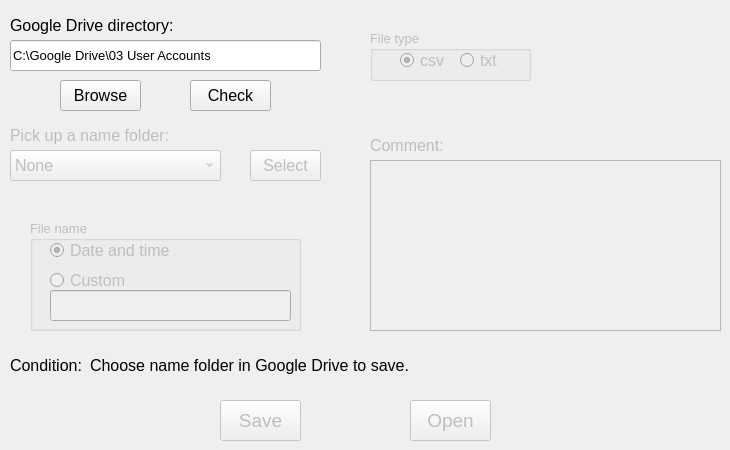
                <widget class="QWidget" name="tab_22">
                 <attribute name="title">
                  <string>Google Drive</string>
                 </attribute>
                 <widget class="QLabel" name="label_24">
                  <property name="geometry">
                   <rect>
                    <x>10</x>
                    <y>10</y>
                    <width>181</width>
                    <height>31</height>
                   </rect>
                  </property>
                  <property name="font">
                   <font>
                    <pointsize>12</pointsize>
                   </font>
                  </property>
                  <property name="text">
                   <string>Google Drive directory:</string>
                  </property>
                 </widget>
                 <widget class="QLineEdit" name="lineEditK2_GoogleDrive_G">
                  <property name="geometry">
                   <rect>
                    <x>10</x>
                    <y>40</y>
                    <width>311</width>
                    <height>31</height>
                   </rect>
                  </property>
                  <property name="font">
                   <font>
                    <pointsize>10</pointsize>
                   </font>
                  </property>
                  <property name="text">
                   <string>C:\Google Drive\03 User Accounts</string>
                  </property>
                 </widget>
                 <widget class="QPushButton" name="pushButtonK2_browse_save_G">
                  <property name="geometry">
                   <rect>
                    <x>60</x>
                    <y>80</y>
                    <width>81</width>
                    <height>31</height>
                   </rect>
                  </property>
                  <property name="font">
                   <font>
                    <pointsize>12</pointsize>
                   </font>
                  </property>
                  <property name="text">
                   <string>Browse</string>
                  </property>
                 </widget>
                 <widget class="QPushButton" name="pushButtonK2_check_G">
                  <property name="geometry">
                   <rect>
                    <x>190</x>
                    <y>80</y>
                    <width>81</width>
                    <height>31</height>
                   </rect>
                  </property>
                  <property name="font">
                   <font>
                    <pointsize>12</pointsize>
                   </font>
                  </property>
                  <property name="text">
                   <string>Check</string>
                  </property>
                 </widget>
                 <widget class="QLabel" name="labelK2_namefolder_G">
                  <property name="enabled">
                   <bool>false</bool>
                  </property>
                  <property name="geometry">
                   <rect>
                    <x>10</x>
                    <y>120</y>
                    <width>181</width>
                    <height>31</height>
                   </rect>
                  </property>
                  <property name="font">
                   <font>
                    <pointsize>12</pointsize>
                   </font>
                  </property>
                  <property name="text">
                   <string>Pick up a name folder:</string>
                  </property>
                 </widget>
                 <widget class="QComboBox" name="comboBoxK2_Name_Folder_G">
                  <property name="enabled">
                   <bool>false</bool>
                  </property>
                  <property name="geometry">
                   <rect>
                    <x>10</x>
                    <y>150</y>
                    <width>211</width>
                    <height>31</height>
                   </rect>
                  </property>
                  <property name="font">
                   <font>
                    <pointsize>12</pointsize>
                   </font>
                  </property>
                  <item>
                   <property name="text">
                    <string>None</string>
                   </property>
                  </item>
                  <item>
                   <property name="text">
                    <string>Horimbere</string>
                   </property>
                  </item>
                  <item>
                   <property name="text">
                    <string>Sell</string>
                   </property>
                  </item>
                  <item>
                   <property name="text">
                    <string>Snyder</string>
                   </property>
                  </item>
                  <item>
                   <property name="text">
                    <string>Tran</string>
                   </property>
                  </item>
                  <item>
                   <property name="text">
                    <string>Vannucci</string>
                   </property>
                  </item>
                  <item>
                   <property name="text">
                    <string>Wang</string>
                   </property>
                  </item>
                  <item>
                   <property name="text">
                    <string>Williams</string>
                   </property>
                  </item>
                 </widget>
                 <widget class="QPushButton" name="pushButtonK2_Select_Directory_G">
                  <property name="enabled">
                   <bool>false</bool>
                  </property>
                  <property name="geometry">
                   <rect>
                    <x>250</x>
                    <y>150</y>
                    <width>71</width>
                    <height>31</height>
                   </rect>
                  </property>
                  <property name="font">
                   <font>
                    <pointsize>12</pointsize>
                   </font>
                  </property>
                  <property name="text">
                   <string>Select</string>
                  </property>
                 </widget>
                 <widget class="QGroupBox" name="groupBoxK2_File_Type_G">
                  <property name="enabled">
                   <bool>false</bool>
                  </property>
                  <property name="geometry">
                   <rect>
                    <x>370</x>
                    <y>30</y>
                    <width>161</width>
                    <height>51</height>
                   </rect>
                  </property>
                  <property name="font">
                   <font>
                    <pointsize>10</pointsize>
                   </font>
                  </property>
                  <property name="title">
                   <string>File type</string>
                  </property>
                  <widget class="QRadioButton" name="radioButtonK2_csv_G">
                   <property name="geometry">
                    <rect>
                     <x>30</x>
                     <y>20</y>
                     <width>61</width>
                     <height>21</height>
                    </rect>
                   </property>
                   <property name="font">
                    <font>
                     <pointsize>12</pointsize>
                    </font>
                   </property>
                   <property name="acceptDrops">
                    <bool>false</bool>
                   </property>
                   <property name="autoFillBackground">
                    <bool>false</bool>
                   </property>
                   <property name="text">
                    <string>csv</string>
                   </property>
                   <property name="checked">
                    <bool>true</bool>
                   </property>
                  </widget>
                  <widget class="QRadioButton" name="radioButtonK2_txt_G">
                   <property name="geometry">
                    <rect>
                     <x>90</x>
                     <y>20</y>
                     <width>61</width>
                     <height>21</height>
                    </rect>
                   </property>
                   <property name="font">
                    <font>
                     <pointsize>12</pointsize>
                    </font>
                   </property>
                   <property name="text">
                    <string>txt</string>
                   </property>
                  </widget>
                 </widget>
                 <widget class="QGroupBox" name="groupBoxK2_Filename_G">
                  <property name="enabled">
                   <bool>false</bool>
                  </property>
                  <property name="geometry">
                   <rect>
                    <x>30</x>
                    <y>220</y>
                    <width>271</width>
                    <height>111</height>
                   </rect>
                  </property>
                  <property name="font">
                   <font>
                    <pointsize>10</pointsize>
                   </font>
                  </property>
                  <property name="title">
                   <string>File name</string>
                  </property>
                  <widget class="QRadioButton" name="radioButtonK2_Timename_G">
                   <property name="geometry">
                    <rect>
                     <x>20</x>
                     <y>20</y>
                     <width>131</width>
                     <height>21</height>
                    </rect>
                   </property>
                   <property name="font">
                    <font>
                     <pointsize>12</pointsize>
                    </font>
                   </property>
                   <property name="text">
                    <string>Date and time</string>
                   </property>
                   <property name="checked">
                    <bool>true</bool>
                   </property>
                  </widget>
                  <widget class="QRadioButton" name="radioButtonK2_Custom_Name_G">
                   <property name="geometry">
                    <rect>
                     <x>20</x>
                     <y>50</y>
                     <width>121</width>
                     <height>21</height>
                    </rect>
                   </property>
                   <property name="font">
                    <font>
                     <pointsize>12</pointsize>
                    </font>
                   </property>
                   <property name="text">
                    <string>Custom</string>
                   </property>
                  </widget>
                  <widget class="QLineEdit" name="lineEditK2_Custom_Name_G">
                   <property name="enabled">
                    <bool>false</bool>
                   </property>
                   <property name="geometry">
                    <rect>
                     <x>20</x>
                     <y>70</y>
                     <width>241</width>
                     <height>31</height>
                    </rect>
                   </property>
                   <property name="font">
                    <font>
                     <pointsize>10</pointsize>
                    </font>
                   </property>
                  </widget>
                 </widget>
                 <widget class="QLabel" name="labelK2_comment_G">
                  <property name="enabled">
                   <bool>false</bool>
                  </property>
                  <property name="geometry">
                   <rect>
                    <x>370</x>
                    <y>130</y>
                    <width>91</width>
                    <height>31</height>
                   </rect>
                  </property>
                  <property name="font">
                   <font>
                    <pointsize>12</pointsize>
                   </font>
                  </property>
                  <property name="text">
                   <string>Comment:</string>
                  </property>
                 </widget>
                 <widget class="QTextEdit" name="textEditK2_comment_G">
                  <property name="enabled">
                   <bool>false</bool>
                  </property>
                  <property name="geometry">
                   <rect>
                    <x>370</x>
                    <y>160</y>
                    <width>351</width>
                    <height>171</height>
                   </rect>
                  </property>
                  <property name="font">
                   <font>
                    <pointsize>10</pointsize>
                   </font>
                  </property>
                 </widget>
                 <widget class="QLabel" name="labelK2_G">
                  <property name="geometry">
                   <rect>
                    <x>10</x>
                    <y>180</y>
                    <width>311</width>
                    <height>31</height>
                   </rect>
                  </property>
                  <property name="font">
                   <font>
                    <pointsize>10</pointsize>
                   </font>
                  </property>
                  <property name="text">
                   <string/>
                  </property>
                 </widget>
                 <widget class="QPushButton" name="pushButtonK2_Save_G">
                  <property name="enabled">
                   <bool>false</bool>
                  </property>
                  <property name="geometry">
                   <rect>
                    <x>220</x>
                    <y>400</y>
                    <width>81</width>
                    <height>41</height>
                   </rect>
                  </property>
                  <property name="font">
                   <font>
                    <pointsize>14</pointsize>
                   </font>
                  </property>
                  <property name="text">
                   <string>Save</string>
                  </property>
                 </widget>
                 <widget class="QPushButton" name="pushButtonK2_Open_G">
                  <property name="enabled">
                   <bool>false</bool>
                  </property>
                  <property name="geometry">
                   <rect>
                    <x>410</x>
                    <y>400</y>
                    <width>81</width>
                    <height>41</height>
                   </rect>
                  </property>
                  <property name="font">
                   <font>
                    <pointsize>14</pointsize>
                   </font>
                  </property>
                  <property name="text">
                   <string>Open</string>
                  </property>
                 </widget>
                 <widget class="QLabel" name="label_22">
                  <property name="geometry">
                   <rect>
                    <x>10</x>
                    <y>350</y>
                    <width>81</width>
                    <height>31</height>
                   </rect>
                  </property>
                  <property name="font">
                   <font>
                    <pointsize>12</pointsize>
                   </font>
                  </property>
                  <property name="text">
                   <string>Condition:</string>
                  </property>
                 </widget>
                 <widget class="QLabel" name="labelK2_condition_G">
                  <property name="geometry">
                   <rect>
                    <x>90</x>
                    <y>350</y>
                    <width>591</width>
                    <height>31</height>
                   </rect>
                  </property>
                  <property name="font">
                   <font>
                    <pointsize>12</pointsize>
                   </font>
                  </property>
                  <property name="text">
                   <string>Choose name folder in Google Drive to save.</string>
                  </property>
                 </widget>
                </widget>
